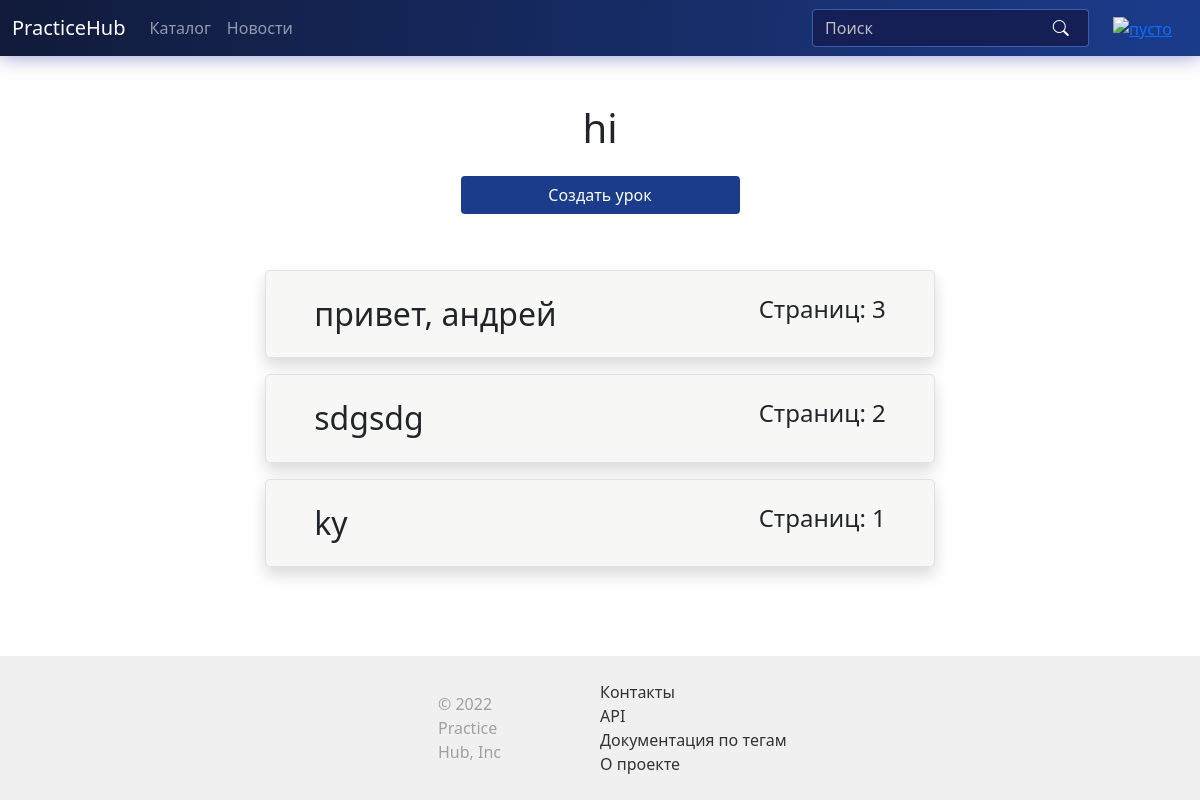
/courses/2/lessons (signed in), run on an earlier commit of the app's database.
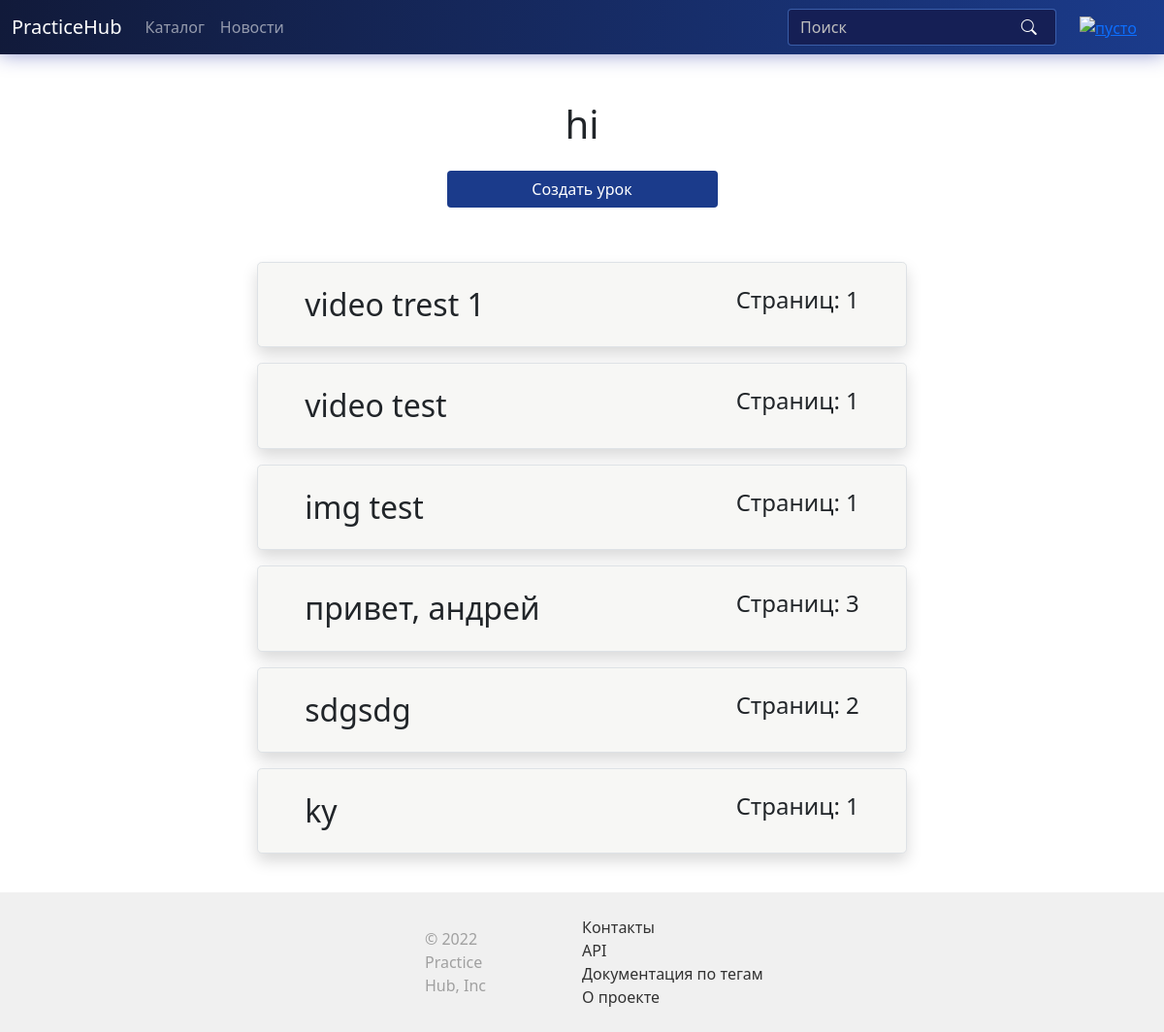
And on a later commit of the database.
### models.py (models this page shows, shortened)
class Course(db.Model):
    id = db.Column(db.Integer, primary_key=True)
    name = db.Column(db.String(64), index=True, unique=True)
    author_id = db.Column(db.Integer, db.ForeignKey('user.id'))
    lessons = db.relationship('Lesson', backref='course', lazy='select', cascade="all, delete-orphan")
    desc = db.Column(db.Text, nullable=False)
    rating = db.Column(db.Integer, default=0)
    short_desc = db.Column(db.Text, nullable=False)
    img_path = db.Column(db.String(64))
    img_uuid = db.Column(db.String(64), index=True)
    is_published = db.Column(db.Boolean, default=False)
    tags = db.relationship('Tag', secondary=CoursesTags.__table__, backref='course')

class Lesson(db.Model):
    id = db.Column(db.Integer, primary_key=True)
    name = db.Column(db.String(64))
    course_id = db.Column(db.Integer, db.ForeignKey('course.id'))
    pages = db.relationship('Page', backref='lesson', lazy='select', cascade="all, delete-orphan")
    files = db.relationship('LessonFile', backref='lesson', lazy='dynamic', cascade="all, delete-orphan")

### routes.py (the view)
@app.route('/<string:path>')
def get_file(path):
    return send_file(path)

### models.py (called while the page is built)
@login.user_loader
def load_user(id):
    return User.query.get(int(id))

### routes.py (called while the page is built)
@app.route('/courses/<int:course_id>/lessons', methods=['GET'])
@login_required
def lessons(course_id):
    course = Course.query.filter_by(id=course_id).first()
    lessons = Lesson.query.filter_by(course_id=course.id).all()
    if User.query.filter_by(username=current_user.username).first().id == course.author_id:
        return render_template('lessons.html', course=course, lessons=lessons, teacher=True)
    else:
        return render_template('lessons.html', course=course, lessons=lessons)

### templates/lessons.html
{% extends "base.html" %}
{% block content %}
<h1 class="text-center">{{ course.name }}</h1>
{% if teacher %}<a href="{{ url_for('create_lesson', course_id=course.id) }}" class="btn mbgc w-25 mx-auto d-block mt-4 mb-5">Создать урок</a>{% endif %}
<div class="mx-auto d-flex flex-column d-block" style="width: 60%" id="lessons_div">
  {% for lesson in lessons|reverse %}
    <a href="{{ url_for('lesson', course_id=course.id, lesson_id=lesson.id) }}" class="border rounded-3 my-2 shadow px-5 py-4 text-body" style="background-color: #f7f7f5; text-decoration: none; cursor: pointer">
      <span class="h2 mb-0">{{ lesson.name }}</span>
      <span class="h4 mb-0 float-end">Страниц: {{ lesson.pages|length }}</span>
    </a>
  {% endfor %}
</div>
{% endblock %}

### templates/base.html (shortened to what this page needs)
<!doctype html>
<html lang="ru">
<head>
  <link rel="stylesheet" href="{{ url_for('static', filename='css/style.css') }}">
  <link href="https://cdn.jsdelivr.net/npm/bootstrap@5.0.2/dist/css/bootstrap.min.css" rel="stylesheet">
  <link rel="stylesheet" href="https://cdn.jsdelivr.net/npm/bootstrap-icons@1.8.1/font/bootstrap-icons.css">
</head>
<body>
  <nav class="navbar navbar-expand-lg navbar-dark" style="background: rgb(17,26,58); background: linear-gradient(95deg, rgba(17,26,58,1) 0%, rgba(27,59,139,1) 100%); box-shadow: 0 0 20px rgba(32, 45, 160, 0.5)" id="header">
    <div class="container-fluid">
      <div>
        <span class="navbar-brand">PracticeHub</span>
      </div>
      {% if current_user.is_authenticated %}
      <div class="mx-3 order-lg-2 dropdown ms-4">
        <a class="" id="dropdownMenuButton1" data-bs-toggle="dropdown" aria-expanded="false" role="button">
          <img src="https://media-exp1.licdn.com/dms/image/C560BAQHMnA03XDdf3w/company-logo_200_200/0/1519855918965?e=2159024400&v=beta&t=CrP5Le1mWICRcaxIGNBuajHcHGFPuyNA5C8DI339lSk" alt="пусто" height="40" width="40">
        </a>
      </div>
      {% else %}
      <div class="d-flex order-lg-2 ms-4">
        <a href="{{ url_for('login') }}" class="btn me-2" style="color: white; border-color: rgba(73, 113, 191, 0.7)">Войти</a>
        <a href="{{ url_for('register') }}" class="btn" style="color: white; border-color: rgba(73, 113, 191, 0.7)">Регистрация</a>
      </div>
      {% endif %}
      <div class="collapse navbar-collapse" id="navbarSupportedContent">
        <ul class="navbar-nav me-auto mb-2 mb-lg-0">
          <li class="nav-item">
            {% block catalog_link %}<a class="nav-link" href="{{ url_for('index') }}">Каталог</a>{% endblock catalog_link %}
          </li>
          <li class="nav-item">
            {% block news_link %}<a class="nav-link" href="#">Новости</a>{% endblock news_link %}
          </li>
        </ul>
        <form class="d-flex my-search-form">
          <input class="form-control search-text" placeholder="Поиск" aria-label="Search" style="background-color: #151F55; border-color: rgba(73, 113, 191, 0.7)">
          <button type="button" class="btn no-focus my-search-icon p-0 m-0" style="background: transparent"><i class="bi bi-search" style="color: white"></i></button>
        </form>
      </div>
    </div>
  </nav>
  <div class="container pt-5" id="content">
    {% block content %}
    {% endblock content %}
  </div>
  <footer class="footer d-flex flex-wrap justify-content-between align-items-center py-4" id="footer">
    <div class="col-md-4 d-flex align-items-center">
      <a href="/" class="me-2 mb-md-0 text-muted text-decoration-none lh-1">
        <svg class="bi" width="30" height="24"><use xlink:href="#bootstrap"></use></svg>
      </a>
      <span style="color: rgb(160, 160, 160)">© 2022 Practice Hub, Inc</span>
    </div>
    <div class="col-md-6">
      <a style="color: rgb(50, 50, 50)">Контакты</a><br>
      <a href='{{ url_for("api") }}' style="color: rgb(50, 50, 50); text-decoration: none">API</a><br>
      <a href='{{ url_for("tags") }}' style="color: rgb(50, 50, 50); text-decoration: none">Документация по тегам</a><br>
      <a style="color: rgb(50, 50, 50)">О проекте</a>
    </div>
  </footer>
</body>
</html>

### static/css/style.css (style rules this page uses)
:root { --xlight-gray: #fafafa; --light-gray: #e6e6e6; --mid-gray: #586273; --mbgc: rgba(27,59,139,1); --sbgc: rgba(21,37,85, 1); }
html, body, .t-b { min-height: 100%; }
.btn { background-color: white; line-height: normal; }
.my-search-form { position: relative; }
.my-search-form>input { padding-right: 2rem; }
.my-search-icon { position: absolute; right: 1.2rem; top: .4rem; }
.search-text::placeholder { color: rgba(190, 190, 190, 1)!important; }
.search-text { color: white!important; }
.footer { position: relative; left: 0px; bottom: 0px; width: 100%; background-color: rgb(240, 240, 240); padding-left: 25rem; padding-right: 25rem; margin-top: 2rem; text-decoration: none; }
.mbgc { background-color: var(--mbgc)!important; color: white!important; transition: color .3s ease-out; }

What changed in the data, as far as the page shows it:
added Lesson: name "video trest 1", pages|length "1"
added Lesson: name "video test", pages|length "1"
added Lesson: name "img test", pages|length "1"
